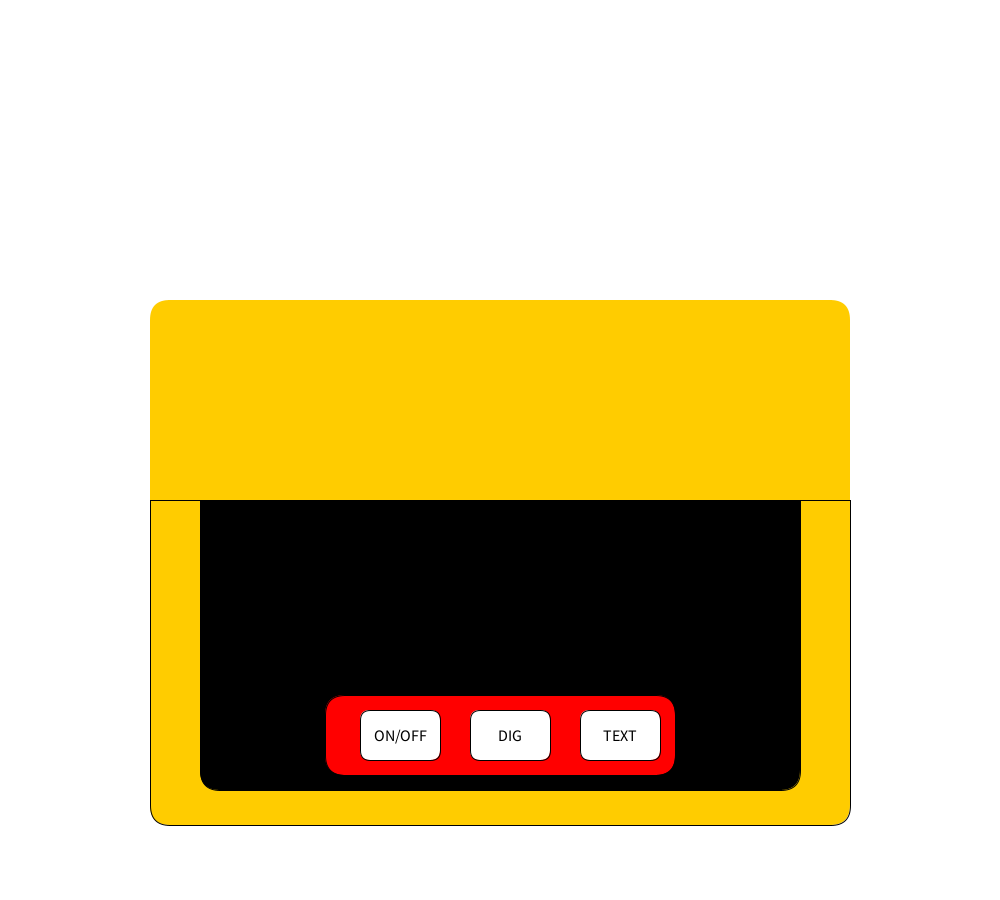
Frame 1 (no input)
Frame 60 (the mouse pressed at the canvas centre just before this capture): identical to frame 1, image omitted
Frame 120 (the mouse held since frame 60 and released just before this capture): identical to frame 1, image omitted

The Processing sketch that drew this single still picture (run headless with seeded random() and noise(); from frame 60 on, the mouse is pressed at the canvas centre):

// Processing sketch: maquina_escrita
// ── maquina_escrita.pde
boolean onOffAtivo = false;
boolean digAtivo = false;
boolean textAtivo = false;

char[] letras = new char[10];

void setup() {
  size(1000, 900);
  background(255);
  gerarLetrasAleatorias();
}

void draw() {
  float radius = 20;
  background(255);

  // Parte superior
  fill(255, 204, 0);
  noStroke();
  rect(150, 300, 700, 200, radius, radius, 0, 0);  
  
  // Parte inferior
  fill(255, 204, 0);
  stroke(0);
  rect(150, 500, 700, 325, 0, 0, radius, radius);  

  // Fundo das teclas
  fill(0, 0, 0);
  rect(200, 500, 600, 290, 0, 0, radius, radius); 
  
  // Barra de espaço vermelha
  fill(255, 0, 0);
  rect(325, 695, 350, 80, radius, radius, radius, radius); 

  // === Exibir teclas conforme o modo ativo ===
  textAlign(CENTER, CENTER);
  textSize(24);
  fill(200);

  if (digAtivo) {
    // Teclas de números
    for (int i = 0; i < 10; i++) {
      float x = 240 + i * 55;
      float y = 560;
      ellipse(x, y, 40, 40);
      fill(0);
      text(str(i), x, y);
      fill(200);
    }
  } 
  
  if (textAtivo) {
    // Teclas de letras aleatórias
    for (int i = 0; i < 10; i++) {
      float x = 240 + i * 55;
      float y = 630;
      ellipse(x, y, 40, 40);
      fill(0);
      text(letras[i], x, y);
      fill(200);
    }
  }

  // === Botões ON/OFF, DIG e TEXT ===
  desenharBotao(360, 710, 80, 50, "ON/OFF", onOffAtivo);
  desenharBotao(470, 710, 80, 50, "DIG", digAtivo);
  desenharBotao(580, 710, 80, 50, "TEXT", textAtivo);
}

void mousePressed() {
  // Verifica cliques nos botões
  if (mouseDentro(360, 710, 80, 50)) {
    onOffAtivo = !onOffAtivo;
    // se desligar, apaga tudo
    if (!onOffAtivo) {
      digAtivo = false;
      textAtivo = false;
    }
  } 
  else if (mouseDentro(470, 710, 80, 50) && onOffAtivo) {
    digAtivo = !digAtivo;
  } 
  else if (mouseDentro(580, 710, 80, 50) && onOffAtivo) {
    textAtivo = !textAtivo;
  }

  redraw();
}

void desenharBotao(float x, float y, float w, float h, String label, boolean ativo) {
  if (ativo) fill(0, 255, 0); 
  else fill(255); 
  stroke(0);
  rect(x, y, w, h, 10);
  fill(0);
  textSize(16);
  textAlign(CENTER, CENTER);
  text(label, x + w/2, y + h/2);
}

// Verifica se o clique foi dentro do botão
boolean mouseDentro(float x, float y, float w, float h) {
  return mouseX > x && mouseX < x + w && mouseY > y && mouseY < y + h;
}

// Gera letras aleatórias apenas uma vez
void gerarLetrasAleatorias() {
  String alfabeto = "ABCDEFGHIJKLMNOPQRSTUVWXYZ";
  for (int i = 0; i < 10; i++) {
    letras[i] = alfabeto.charAt(int(random(alfabeto.length())));
  }
}
